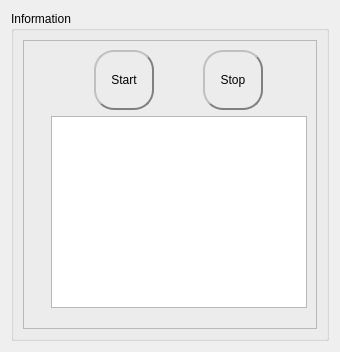
         <widget class="QWidget" name="tab">
          <attribute name="title">
           <string>Main</string>
          </attribute>
          <layout class="QGridLayout" name="gridLayout_4">
           <item row="1" column="0">
            <widget class="QGroupBox" name="groupBox_3">
             <property name="title">
              <string>Information</string>
             </property>
             <layout class="QVBoxLayout" name="verticalLayout_2">
              <item>
               <widget class="QFrame" name="frame">
                <property name="frameShape">
                 <enum>QFrame::StyledPanel</enum>
                </property>
                <property name="frameShadow">
                 <enum>QFrame::Raised</enum>
                </property>
                <layout class="QVBoxLayout" name="verticalLayout_3">
                 <item>
                  <layout class="QVBoxLayout" name="verticalLayout">
                   <property name="leftMargin">
                    <number>18</number>
                   </property>
                   <property name="bottomMargin">
                    <number>11</number>
                   </property>
                   <item>
                    <layout class="QHBoxLayout" name="horizontalLayout_12">
                     <item>
                      <widget class="QPushButton" name="pushButtonACStart">
                       <property name="sizePolicy">
                        <sizepolicy hsizetype="Minimum" vsizetype="Fixed">
                         <horstretch>0</horstretch>
                         <verstretch>0</verstretch>
                        </sizepolicy>
                       </property>
                       <property name="minimumSize">
                        <size>
                         <width>60</width>
                         <height>60</height>
                        </size>
                       </property>
                       <property name="maximumSize">
                        <size>
                         <width>60</width>
                         <height>60</height>
                        </size>
                       </property>
                       <property name="styleSheet">
                        <string notr="true">border-radius: 20px;  border: 2px groove gray;
font: 12pt &quot;Arial&quot;;
border-style: outset;</string>
                       </property>
                       <property name="text">
                        <string>Start</string>
                       </property>
                      </widget>
                     </item>
                     <item>
                      <widget class="QPushButton" name="pushButtonACStop">
                       <property name="minimumSize">
                        <size>
                         <width>60</width>
                         <height>60</height>
                        </size>
                       </property>
                       <property name="maximumSize">
                        <size>
                         <width>60</width>
                         <height>60</height>
                        </size>
                       </property>
                       <property name="layoutDirection">
                        <enum>Qt::LeftToRight</enum>
                       </property>
                       <property name="styleSheet">
                        <string notr="true">border-radius: 20px;  border: 2px groove gray;
font: 12pt &quot;Arial&quot;;
border-style: outset;</string>
                       </property>
                       <property name="text">
                        <string>Stop</string>
                       </property>
                      </widget>
                     </item>
                    </layout>
                   </item>
                   <item>
                    <widget class="QTextBrowser" name="textBrowserMain"/>
                   </item>
                  </layout>
                 </item>
                </layout>
               </widget>
              </item>
             </layout>
            </widget>
           </item>
          </layout>
         </widget>
